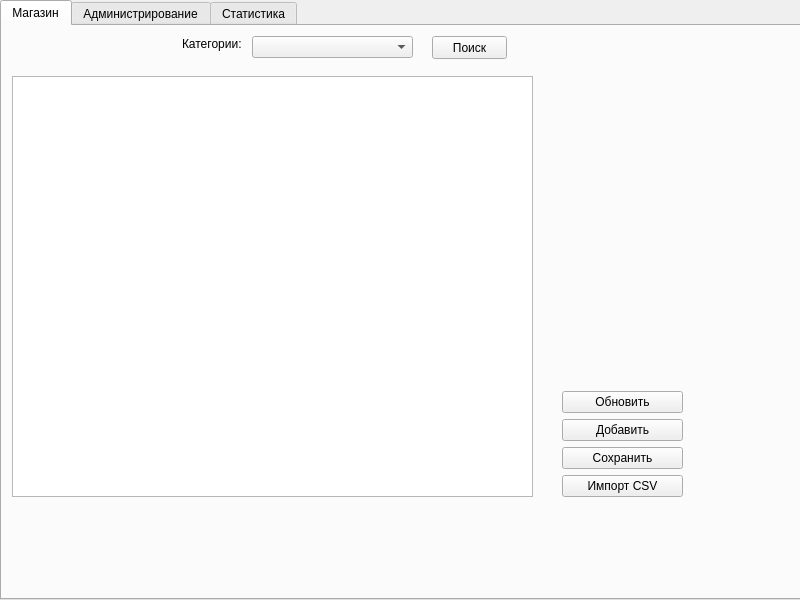
<?xml version="1.0" encoding="UTF-8"?>
<ui version="4.0">
 <class>Admin</class>
 <widget class="QMainWindow" name="Admin">
  <property name="geometry">
   <rect>
    <x>0</x>
    <y>0</y>
    <width>800</width>
    <height>600</height>
   </rect>
  </property>
  <property name="minimumSize">
   <size>
    <width>800</width>
    <height>600</height>
   </size>
  </property>
  <property name="maximumSize">
   <size>
    <width>800</width>
    <height>600</height>
   </size>
  </property>
  <property name="windowTitle">
   <string>MainWindow</string>
  </property>
  <widget class="QWidget" name="centralwidget">
   <widget class="QTabWidget" name="tabWidget">
    <property name="enabled">
     <bool>true</bool>
    </property>
    <property name="geometry">
     <rect>
      <x>0</x>
      <y>0</y>
      <width>802</width>
      <height>600</height>
     </rect>
    </property>
    <property name="layoutDirection">
     <enum>Qt::LeftToRight</enum>
    </property>
    <property name="autoFillBackground">
     <bool>false</bool>
    </property>
    <property name="tabPosition">
     <enum>QTabWidget::North</enum>
    </property>
    <property name="tabShape">
     <enum>QTabWidget::Rounded</enum>
    </property>
    <property name="currentIndex">
     <number>0</number>
    </property>
    <property name="documentMode">
     <bool>false</bool>
    </property>
    <property name="tabsClosable">
     <bool>false</bool>
    </property>
    <property name="movable">
     <bool>false</bool>
    </property>
    <property name="tabBarAutoHide">
     <bool>false</bool>
    </property>
    <widget class="QWidget" name="tab_market">
     <attribute name="icon">
      <iconset>
       <normaloff>../icons/shop_icon_white.png</normaloff>../icons/shop_icon_white.png</iconset>
     </attribute>
     <attribute name="title">
      <string>Магазин</string>
     </attribute>
     <widget class="QPushButton" name="btn_search">
      <property name="geometry">
       <rect>
        <x>430</x>
        <y>10</y>
        <width>75</width>
        <height>23</height>
       </rect>
      </property>
      <property name="text">
       <string>Поиск</string>
      </property>
      <property name="icon">
       <iconset>
        <normaloff>../icons/search_icon.png</normaloff>../icons/search_icon.png</iconset>
      </property>
     </widget>
     <widget class="QComboBox" name="cmb_categories">
      <property name="enabled">
       <bool>true</bool>
      </property>
      <property name="geometry">
       <rect>
        <x>250</x>
        <y>10</y>
        <width>161</width>
        <height>22</height>
       </rect>
      </property>
      <property name="styleSheet">
       <string notr="true"/>
      </property>
     </widget>
     <widget class="QTableWidget" name="tableWidget_market">
      <property name="enabled">
       <bool>true</bool>
      </property>
      <property name="geometry">
       <rect>
        <x>10</x>
        <y>50</y>
        <width>521</width>
        <height>421</height>
       </rect>
      </property>
      <property name="acceptDrops">
       <bool>false</bool>
      </property>
      <property name="rowCount">
       <number>0</number>
      </property>
     </widget>
     <widget class="QLabel" name="label">
      <property name="geometry">
       <rect>
        <x>180</x>
        <y>10</y>
        <width>61</width>
        <height>16</height>
       </rect>
      </property>
      <property name="text">
       <string>Категории:</string>
      </property>
     </widget>
     <widget class="QWidget" name="verticalLayoutWidget">
      <property name="geometry">
       <rect>
        <x>560</x>
        <y>50</y>
        <width>121</width>
        <height>421</height>
       </rect>
      </property>
      <layout class="QVBoxLayout" name="verticalLayout">
       <item>
        <spacer name="verticalSpacer">
         <property name="orientation">
          <enum>Qt::Vertical</enum>
         </property>
         <property name="sizeHint" stdset="0">
          <size>
           <width>20</width>
           <height>40</height>
          </size>
         </property>
        </spacer>
       </item>
       <item>
        <widget class="QPushButton" name="btn_update">
         <property name="text">
          <string>Обновить</string>
         </property>
        </widget>
       </item>
       <item>
        <widget class="QPushButton" name="btn_add_row">
         <property name="text">
          <string>Добавить</string>
         </property>
        </widget>
       </item>
       <item>
        <widget class="QPushButton" name="btn_save_db">
         <property name="text">
          <string>Сохранить</string>
         </property>
        </widget>
       </item>
       <item>
        <widget class="QPushButton" name="btn_import_to_csv">
         <property name="text">
          <string>Импорт CSV</string>
         </property>
        </widget>
       </item>
      </layout>
     </widget>
    </widget>
    <widget class="QWidget" name="tab_basket">
     <attribute name="title">
      <string>Администрирование</string>
     </attribute>
     <widget class="QWidget" name="horizontalLayoutWidget">
      <property name="geometry">
       <rect>
        <x>10</x>
        <y>50</y>
        <width>671</width>
        <height>431</height>
       </rect>
      </property>
      <layout class="QHBoxLayout" name="horizontalLayout">
       <item>
        <widget class="QTableWidget" name="tableWidget_users">
         <property name="editTriggers">
          <set>QAbstractItemView::NoEditTriggers</set>
         </property>
        </widget>
       </item>
      </layout>
     </widget>
     <widget class="QLabel" name="label_2">
      <property name="geometry">
       <rect>
        <x>20</x>
        <y>20</y>
        <width>121</width>
        <height>16</height>
       </rect>
      </property>
      <property name="text">
       <string>Список пользователей</string>
      </property>
     </widget>
    </widget>
    <widget class="QWidget" name="tab_profile">
     <attribute name="icon">
      <iconset>
       <normaloff>../icons/account_icon_white.png</normaloff>../icons/account_icon_white.png</iconset>
     </attribute>
     <attribute name="title">
      <string>Статистика</string>
     </attribute>
     <widget class="QLabel" name="label_3">
      <property name="geometry">
       <rect>
        <x>20</x>
        <y>40</y>
        <width>151</width>
        <height>16</height>
       </rect>
      </property>
      <property name="text">
       <string>Количество пользователей:</string>
      </property>
     </widget>
     <widget class="QLineEdit" name="lineEdit_count_users">
      <property name="geometry">
       <rect>
        <x>180</x>
        <y>40</y>
        <width>141</width>
        <height>20</height>
       </rect>
      </property>
      <property name="readOnly">
       <bool>true</bool>
      </property>
     </widget>
     <widget class="QLabel" name="label_4">
      <property name="geometry">
       <rect>
        <x>20</x>
        <y>80</y>
        <width>131</width>
        <height>16</height>
       </rect>
      </property>
      <property name="text">
       <string>Количество товаров:</string>
      </property>
     </widget>
     <widget class="QLineEdit" name="lineEdit_count_goods">
      <property name="geometry">
       <rect>
        <x>180</x>
        <y>80</y>
        <width>141</width>
        <height>20</height>
       </rect>
      </property>
      <property name="readOnly">
       <bool>true</bool>
      </property>
     </widget>
    </widget>
   </widget>
  </widget>
 </widget>
 <resources/>
 <connections/>
</ui>
